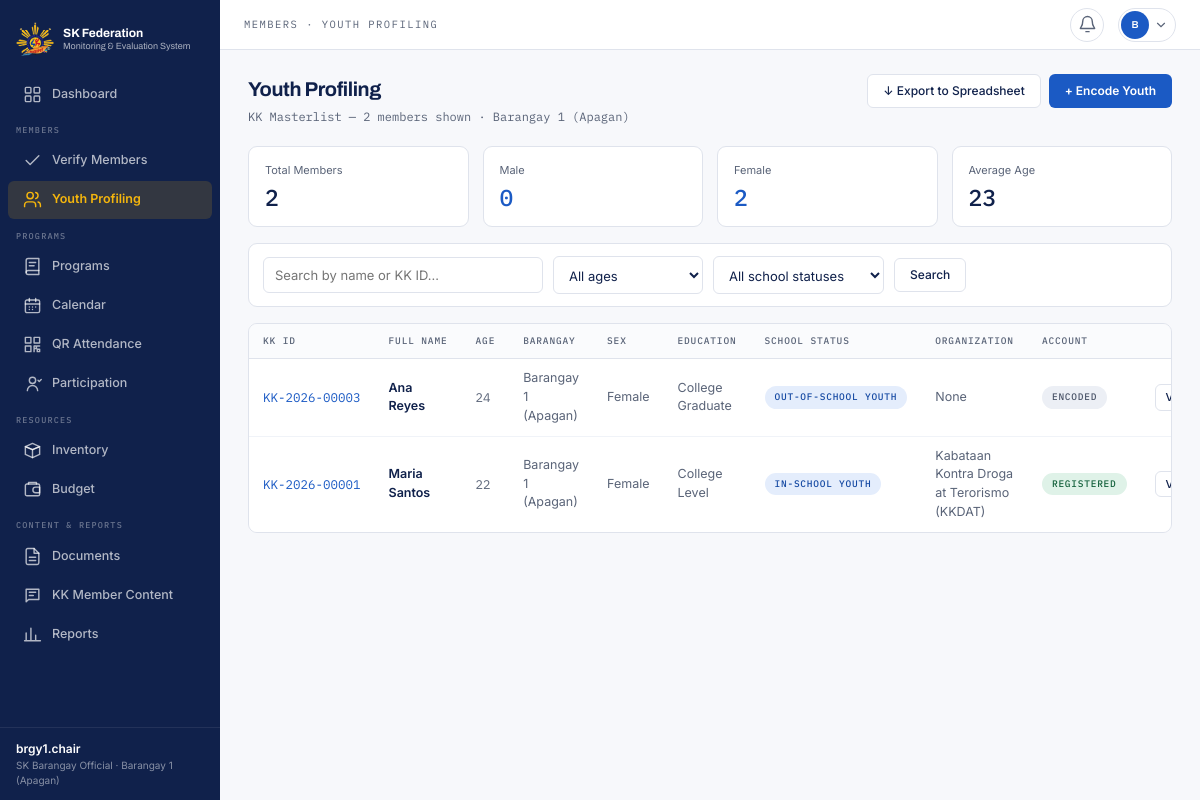
The page /barangay/youth.php (signed in) on the database its author committed.
### tables this page shows
CREATE TABLE users (
  user_id              INT(11)      NOT NULL AUTO_INCREMENT,
  role_id              INT(11)      NOT NULL,
  barangay_id          INT(11)      DEFAULT NULL,
  verified_by          INT(11)      DEFAULT NULL,
  username             VARCHAR(50)  NOT NULL,
  email                VARCHAR(150) NOT NULL,
  password_hash        VARCHAR(255) NOT NULL,
  verification_status  VARCHAR(20)  NOT NULL DEFAULT 'pending',
  date_verified        DATETIME     DEFAULT NULL,
  rejection_reason     VARCHAR(255) DEFAULT NULL,
  is_active            TINYINT(1)   NOT NULL DEFAULT 1,
  last_login           DATETIME     DEFAULT NULL,
  date_created         DATETIME     NOT NULL DEFAULT CURRENT_TIMESTAMP,
  PRIMARY KEY (user_id),
  UNIQUE KEY uq_users_username (username),
  UNIQUE KEY uq_users_email (email),
  KEY fk_users_role (role_id),
  KEY fk_users_barangay (barangay_id),
  KEY fk_users_verifier (verified_by),
  CONSTRAINT fk_users_role     FOREIGN KEY (role_id)     REFERENCES roles (role_id),
  CONSTRAINT fk_users_barangay FOREIGN KEY (barangay_id) REFERENCES barangays (barangay_id),
  CONSTRAINT fk_users_verifier FOREIGN KEY (verified_by) REFERENCES users (user_id),
  CONSTRAINT chk_users_status  CHECK (verification_status IN ('pending','verified','rejected'))
);

CREATE TABLE barangays (
  barangay_id    INT(11)      NOT NULL AUTO_INCREMENT,
  barangay_name  VARCHAR(100) NOT NULL,
  municipality   VARCHAR(100) NOT NULL DEFAULT 'Nasipit',
  chairman_id    INT(11)      DEFAULT NULL,    
  PRIMARY KEY (barangay_id),
  UNIQUE KEY uq_barangay (barangay_name, municipality),
  KEY fk_barangay_chairman (chairman_id),
  CONSTRAINT fk_barangay_chairman FOREIGN KEY (chairman_id) REFERENCES users (user_id) ON DELETE SET NULL
);

CREATE TABLE youth_profiles (
  profile_id    INT(11)      NOT NULL AUTO_INCREMENT,
  user_id       INT(11)      DEFAULT NULL,
  barangay_id   INT(11)      NOT NULL,
  full_name     VARCHAR(255) NOT NULL,
  birthdate     DATE         NOT NULL,
  sex           VARCHAR(10)  DEFAULT NULL,
  contact_no    VARCHAR(20)  DEFAULT NULL,
  address       VARCHAR(255) DEFAULT NULL,
  civil_status  VARCHAR(30)  DEFAULT NULL,
  education     VARCHAR(100) DEFAULT NULL,
  work_status   VARCHAR(100) DEFAULT NULL,
  youth_org     VARCHAR(255) DEFAULT NULL,
  school_status VARCHAR(30)  DEFAULT NULL,
  is_pwd        TINYINT(1)   DEFAULT NULL,
  attended_assembly TINYINT(1) DEFAULT NULL,
   
   
  id_document_type VARCHAR(50)  DEFAULT NULL,
  id_document_path VARCHAR(255) DEFAULT NULL,
  selfie_path      VARCHAR(255) DEFAULT NULL,
  consent_date     DATETIME     DEFAULT NULL,
  date_encoded  DATETIME     NOT NULL DEFAULT CURRENT_TIMESTAMP,
  PRIMARY KEY (profile_id),
  UNIQUE KEY uq_profile_user (user_id),
  KEY fk_profile_barangay (barangay_id),
  CONSTRAINT fk_profile_user     FOREIGN KEY (user_id)     REFERENCES users (user_id) ON DELETE SET NULL,
  CONSTRAINT fk_profile_barangay FOREIGN KEY (barangay_id) REFERENCES barangays (barangay_id)
);

### includes/pages/youth.php (the view, shortened to what the rows shown need)
<?php
$canEdit = role() === ROLE_BARANGAY;
$scope = $canEdit ? my_barangay() : (get_int('barangay') ?: null);
$where = ['(u.user_id IS NULL OR u.verification_status = "verified")'];
$params = [];
if ($scope !== null) {
    $where[] = 'yp.barangay_id = ?';
    $params[] = $scope;
}
$rows = q_all('SELECT yp.*, b.barangay_name, u.email, u.date_verified,
                      (SELECT COUNT(*) FROM attendance a WHERE a.profile_id = yp.profile_id) AS attended
                 FROM youth_profiles yp JOIN barangays b ON b.barangay_id = yp.barangay_id LEFT JOIN users u ON u.user_id = yp.user_id
                WHERE ' . implode(' AND ', $where) . ' ORDER BY yp.full_name', $params);
$title = 'Youth Profiling';
$nav = 'youth';
$crumb = ($canEdit ? 'Members' : 'Monitoring') . ' · Youth Profiling';
require APP_ROOT . '/includes/header.php';
?>
<div class="page-head">
  <div>
    <h1 class="page-title">Youth Profiling</h1>
    <div class="page-sub">KK Masterlist — <?= count($rows) ?> members shown<?= $canEdit ? ' · ' . e(current_user()['barangay_name']) : '' ?></div>
  </div>
</div>
<div class="card table-wrap">
  <table class="table" style="min-width:960px">
    <thead><tr><th>KK ID</th><th>Full Name</th><th>Age</th><th>Barangay</th><th>Sex</th><th>Education</th><th>School Status</th><th>Organization</th><th>Account</th><th></th></tr></thead>
    <tbody>
    <?php foreach ($rows as $r): ?>
      <tr>
        <td class="record-id nowrap"><?= e(kk_id((int) $r['profile_id'], $r['date_encoded'])) ?></td>
        <td style="font-weight:600"><?= e($r['full_name']) ?></td>
        <td class="mono muted"><?= age($r['birthdate']) ?></td>
        <td class="muted"><?= e($r['barangay_name']) ?></td>
        <td class="muted"><?= e($r['sex'] ?: '—') ?></td>
        <td class="muted small"><?= e($r['education'] ?: '—') ?></td>
        <td><?= $r['school_status'] ? pill('completed', $r['school_status']) : '—' ?></td>
        <td class="muted small"><?= e($r['youth_org'] ?: 'None') ?></td>
        <td><?= $r['user_id'] ? pill('verified', 'Registered') : pill('draft', 'Encoded') ?></td>
        <td class="right nowrap"><a class="btn btn-secondary btn-sm" href="?<?= e(http_build_query(array_merge($_GET, ['view' => $r['profile_id']]))) ?>">View profile</a></td>
      </tr>
    <?php endforeach; ?>
    </tbody>
  </table>
</div>
<?php require APP_ROOT . '/includes/footer.php';

### includes/header.php (shortened to what the rows shown need)
<?php
$__u = current_user();
$__unread = $__u ? (int) q_val('SELECT COUNT(*) FROM notifications WHERE user_id = ? AND is_read = 0', [$__u['user_id']]) : 0;
?><!doctype html>
<html lang="en">
<head>
<link rel="stylesheet" href="<?= e(asset('css/style.css')) ?>">
</head>
<body class="app">
<?php if ($__u): require __DIR__ . '/sidebar.php'; endif; ?>
<div class="main">
<?php if ($__u): ?>
  <header class="topbar">
    <div class="breadcrumb"><?= e($crumb ?? $title ?? '') ?></div>
    <div class="topbar-actions">
      <a class="notification-button<?= ($nav ?? '') === 'notifications' ? ' active' : '' ?>" href="<?= e(url('notifications.php')) ?>" aria-label="Notifications, <?= $__unread ?> unread" title="Notifications">
        <?= nav_icon('bell') ?>
      </a>
      <div class="profile-menu-wrap">
        <button type="button" class="profile-button" data-menu-toggle aria-haspopup="menu" aria-expanded="false" aria-label="Open account menu">
          <span class="profile-avatar"><?= e(initials(display_name())) ?></span>
          <svg width="14" height="14" viewBox="0 0 24 24" fill="none" stroke="currentColor" stroke-width="2" stroke-linecap="round" aria-hidden="true"><path d="m6 9 6 6 6-6"/></svg>
        </button>
      </div>
    </div>
  </header>
<?php endif; ?>
  <main class="page<?= !empty($wide) ? ' page-wide' : '' ?>" id="content">

### includes/sidebar.php (shortened to what the rows shown need)
<?php
function nav_icon(string $name): string
{
    static $paths = [
        'dashboard' => '<rect x="3" y="3" width="7" height="7" rx="1"/><rect x="14" y="3" width="7" height="7" rx="1"/><rect x="3" y="14" width="7" height="7" rx="1"/><rect x="14" y="14" width="7" height="7" rx="1"/>',
        'people' => '<path d="M16 21v-2a4 4 0 0 0-4-4H6a4 4 0 0 0-4 4v2"/><circle cx="9" cy="7" r="4"/><path d="M22 21v-2a4 4 0 0 0-3-3.87M16 3.13a4 4 0 0 1 0 7.75"/>',
        'programs' => '<path d="M4 19.5A2.5 2.5 0 0 1 6.5 17H20"/><path d="M6.5 2H20v20H6.5A2.5 2.5 0 0 1 4 19.5v-15A2.5 2.5 0 0 1 6.5 2Z"/><path d="M8 7h8M8 11h6"/>',
        'calendar' => '<rect x="3" y="5" width="18" height="16" rx="2"/><path d="M16 3v4M8 3v4M3 10h18"/><path d="M8 14h.01M12 14h.01M16 14h.01M8 17h.01M12 17h.01"/>',
        'participation' => '<circle cx="12" cy="8" r="4"/><path d="M5.5 21a6.5 6.5 0 0 1 13 0M19 8l1.5 1.5L23 7"/>',
        'documents' => '<path d="M14 2H6a2 2 0 0 0-2 2v16a2 2 0 0 0 2 2h12a2 2 0 0 0 2-2V8Z"/><path d="M14 2v6h6M8 13h8M8 17h8"/>',
        'content' => '<path d="M4 4h16v13H7l-3 3Z"/><path d="M8 8h8M8 12h5"/>',
        'reports' => '<path d="M4 20V10M10 20V4M16 20v-7M22 20H2"/>',
        'qr' => '<rect x="3" y="3" width="7" height="7"/><rect x="14" y="3" width="7" height="7"/><rect x="3" y="14" width="7" height="7"/><path d="M14 14h3v3h-3zM18 18h3v3h-3zM18 14h3M14 18v3"/>',
        'inventory' => '<path d="m3 7 9-4 9 4-9 4Z"/><path d="m3 7 9 4 9-4v10l-9 4-9-4Z"/><path d="M12 11v10"/>',
        'budget' => '<rect x="3" y="5" width="18" height="15" rx="2"/><path d="M16 9h5v7h-5a3.5 3.5 0 0 1 0-7ZM7 5V3h10v2"/>',
        'verify' => '<path d="M20 6 9 17l-5-5"/>',
        'certificate' => '<circle cx="12" cy="8" r="5"/><path d="m8.5 12-1 9 4.5-2 4.5 2-1-9"/>',
        'settings' => '<circle cx="12" cy="12" r="3"/><path d="M12 2v3M12 19v3M4.2 4.2l2.1 2.1M17.7 17.7l2.1 2.1M2 12h3M19 12h3M4.2 19.8l2.1-2.1M17.7 6.3l2.1-2.1"/>',
        'logs' => '<path d="M3 12a9 9 0 1 0 3-6.7L3 8"/><path d="M3 3v5h5M12 7v5l3 2"/>',
        'announcements' => '<path d="m3 11 18-5v12L3 14Z"/><path d="m11.6 16.4.9 4.6H8l-1.4-6"/>',
        'feedback' => '<path d="M21 15a4 4 0 0 1-4 4H8l-5 3V7a4 4 0 0 1 4-4h10a4 4 0 0 1 4 4Z"/><path d="M8 9h8M8 13h5"/>',
        'scan' => '<path d="M3 7V4a1 1 0 0 1 1-1h3M17 3h3a1 1 0 0 1 1 1v3M21 17v3a1 1 0 0 1-1 1h-3M7 21H4a1 1 0 0 1-1-1v-3M7 12h10"/>',
        'bell' => '<path d="M18 8a6 6 0 0 0-12 0c0 7-3 7-3 9h18c0-2-3-2-3-9M10 21h4"/>',
    ];
    return '<svg width="19" height="19" viewBox="0 0 24 24" fill="none" stroke="currentColor" stroke-width="1.8" stroke-linecap="round" stroke-linejoin="round" aria-hidden="true">' . ($paths[$name] ?? '') . '</svg>';
}
function nav_groups(int $role): array
{
    switch ($role) {
        case ROLE_BARANGAY:
            return [
                ['', [['dashboard', 'Dashboard', 'barangay/index.php', 'dashboard']]],
                ['Members', [['verify', 'Verify Members', 'barangay/verify.php', 'verify'],
                             ['youth', 'Youth Profiling', 'barangay/youth.php', 'people']]],
                ['Programs', [['programs', 'Programs', 'barangay/programs.php', 'programs'],
                              ['calendar', 'Calendar', 'barangay/calendar.php', 'calendar'],
                              ['qr', 'QR Attendance', 'barangay/qr.php', 'qr'],
                              ['participation', 'Participation', 'barangay/participation.php', 'participation']]],
                ['Resources', [['inventory', 'Inventory', 'barangay/inventory.php', 'inventory'],
                               ['budget', 'Budget', 'barangay/budget.php', 'budget']]],
                ['Content & Reports', [['documents', 'Documents', 'barangay/documents.php', 'documents'],
                                       ['content', 'KK Member Content', 'barangay/content.php', 'content'],
                                       ['reports', 'Reports', 'barangay/reports.php', 'reports']]],
            ];
    }
    return [];
}
$__groups = nav_groups(role());
?>
<nav class="nav-rail" id="nav-rail" aria-label="Main navigation">
  <a class="nav-brand" href="<?= e(url(home_url(role()))) ?>">
    <img src="<?= e(asset('img/sk-federation-logo.png')) ?>" alt="SK Federation Nasipit logo" width="38" height="38">
    <span>
      <strong>SK Federation</strong>
      <small>Monitoring &amp; Evaluation System</small>
    </span>
  </a>
  <div class="nav-groups">
    <?php foreach ($__groups as [$__label, $__items]): ?>
      <div class="nav-group">
        <?php if ($__label !== ''): ?><div class="nav-group-label"><?= e($__label) ?></div><?php endif; ?>
        <?php foreach ($__items as [$__id, $__text, $__href, $__icon]): ?>
          <a class="nav-item<?= ($nav ?? '') === $__id ? ' active' : '' ?>" href="<?= e(url($__href)) ?>"<?= ($nav ?? '') === $__id ? ' aria-current="page"' : '' ?>>
            <span class="nav-icon"><?= nav_icon($__icon) ?></span><span><?= e($__text) ?></span>
          </a>
        <?php endforeach; ?>
      </div>
    <?php endforeach; ?>
  </div>
  <div class="nav-foot">
    <div class="nav-foot-name"><?= e(display_name()) ?></div>
    <div class="nav-foot-role"><?= e(ROLE_LABELS[role()] ?? '') ?><?= current_user()['barangay_name'] ? ' · ' . e(current_user()['barangay_name']) : '' ?></div>
  </div>
</nav>

### includes/helpers.php (shortened to what the rows shown need)
<?php
require_once __DIR__ . '/../config/database.php';
function e($value): string
{
    return htmlspecialchars((string) ($value ?? ''), ENT_QUOTES | ENT_SUBSTITUTE, 'UTF-8');
}
function url(string $path = ''): string
{
    return BASE_URL . '/' . ltrim($path, '/');
}
function asset(string $path): string
{
    $file = APP_ROOT . '/assets/' . $path;
    $v = is_file($file) ? filemtime($file) : 0;
    return url('assets/' . $path) . '?v=' . $v;
}
function age(?string $birthdate): ?int
{
    return (new DateTime($birthdate))->diff(new DateTime('today'))->y;
}
function kk_id(int $profileId, ?string $dateEncoded = null): string
{
    return sprintf('KK-%s-%05d', $dateEncoded ? date('Y', strtotime($dateEncoded)) : date('Y'), $profileId);
}
function initials(string $name): string
{
    $parts = preg_split('/\s+/', trim($name)) ?: [];
    $first = $parts[0] ?? '';
    $last = count($parts) > 1 ? end($parts) : '';
    return strtoupper(mb_substr($first, 0, 1) . mb_substr($last, 0, 1)) ?: '?';
}
function pill(?string $status, ?string $label = null): string
{
    $s = strtolower((string) $status);
    $map = [
        'pending' => 'amber', 'draft' => 'gray', 'ongoing' => 'amber', 'incomplete' => 'amber', 'low stock' => 'amber', 'on loan' => 'amber',
        'approved' => 'green', 'verified' => 'green', 'complete' => 'green', 'completed' => 'blue', 'available' => 'blue', 'returned item' => 'green',
        'evaluated' => 'navy', 'submitted' => 'green', 'eligible' => 'green', 'open' => 'green', 'replied' => 'green', 'present' => 'green',
        'returned' => 'red', 'rejected' => 'red', 'declined' => 'red', 'out of stock' => 'red', 'cancelled' => 'red', 'not eligible' => 'red', 'closed' => 'gray', 'inactive' => 'red',
        'planned' => 'outline',
    ];
    $colour = $map[$s] ?? 'gray';
    return '<span class="pill pill-' . $colour . '">' . e($label ?? $status) . '</span>';
}
function setting(string $key, string $default = ''): string
{
    static $cache = null;
    if ($cache === null) {
        $cache = [];
        foreach (q_all('SELECT setting_key, setting_value FROM settings') as $r) {
            $cache[$r['setting_key']] = $r['setting_value'];
        }
    }
    return $cache[$key] ?? $default;
}

### rows shown on the page
users: username "brgy1.chair", role "SK Barangay Official", barangay.barangay_name "Barangay 1 (Apagan)", role "MEMBERS · YOUTH PROFILING"
youth_profiles: profile_id+date_encoded "KK-2026-00003", full_name "Ana Reyes", birthdate "24", barangay.barangay_name "Barangay 1 (Apagan)", sex "Female", education "College Graduate", school_status "OUT-OF-SCHOOL YOUTH ENCODED", youth_org "None"
youth_profiles: profile_id+date_encoded "KK-2026-00001", full_name "Maria Santos", birthdate "22", barangay.barangay_name "Barangay 1 (Apagan)", sex "Female", education "College Level", school_status "IN-SCHOOL YOUTH REGISTERED", youth_org "Kabataan Kontra Droga at Terorismo (KKDAT)"

### other values the page prints
$__text "Dashboard"
$__label "MEMBERS"
$__text "Verify Members"
$__text "Youth Profiling"
$__label "PROGRAMS"
$__text "Programs"
$__text "Calendar"
$__text "QR Attendance"
$__text "Participation"
$__label "RESOURCES"
$__text "Inventory"
$__text "Budget"
$__label "CONTENT & REPORTS"
$__text "Documents"
$__text "KK Member Content"
